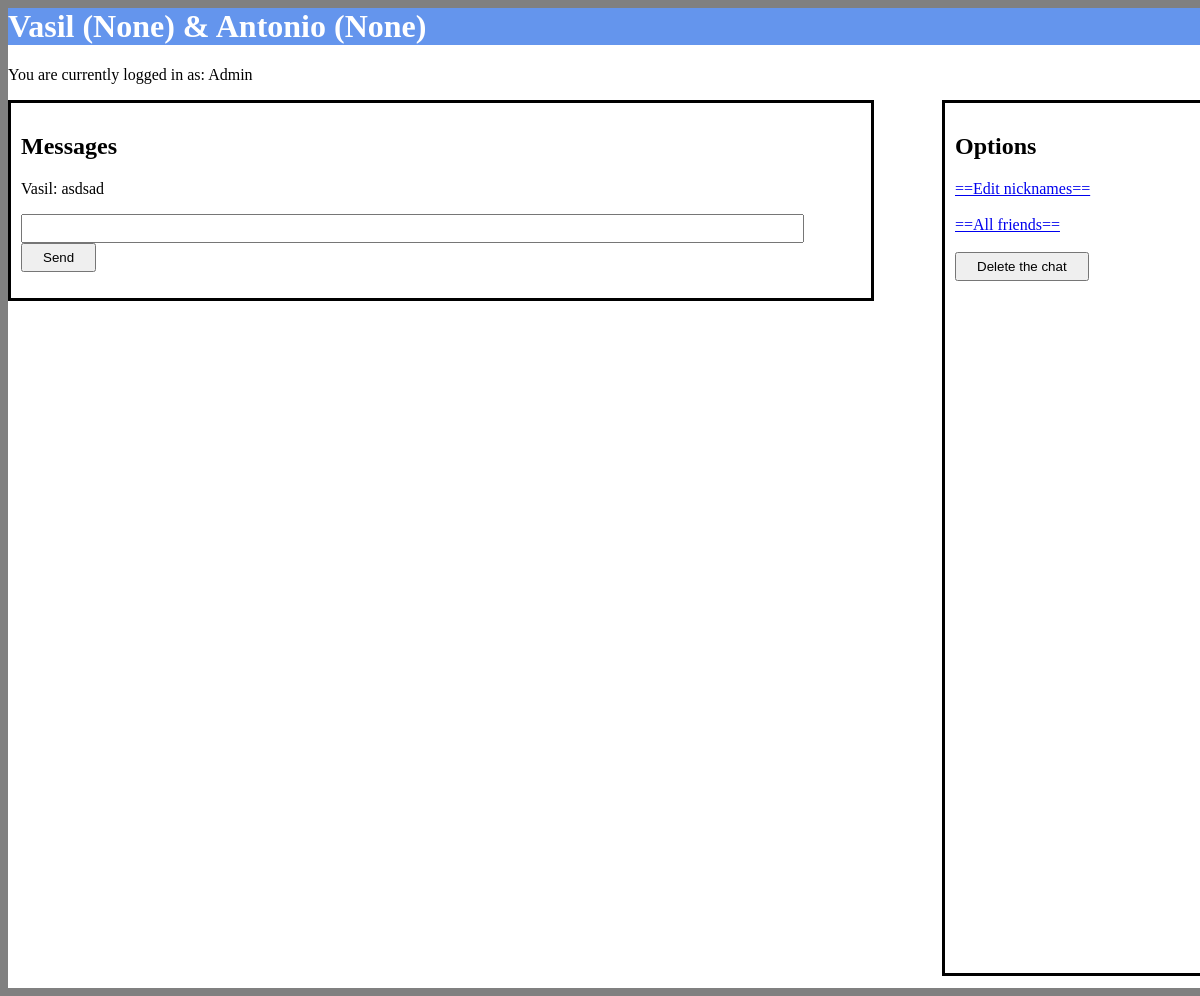
The app's page /friends/2, older data.
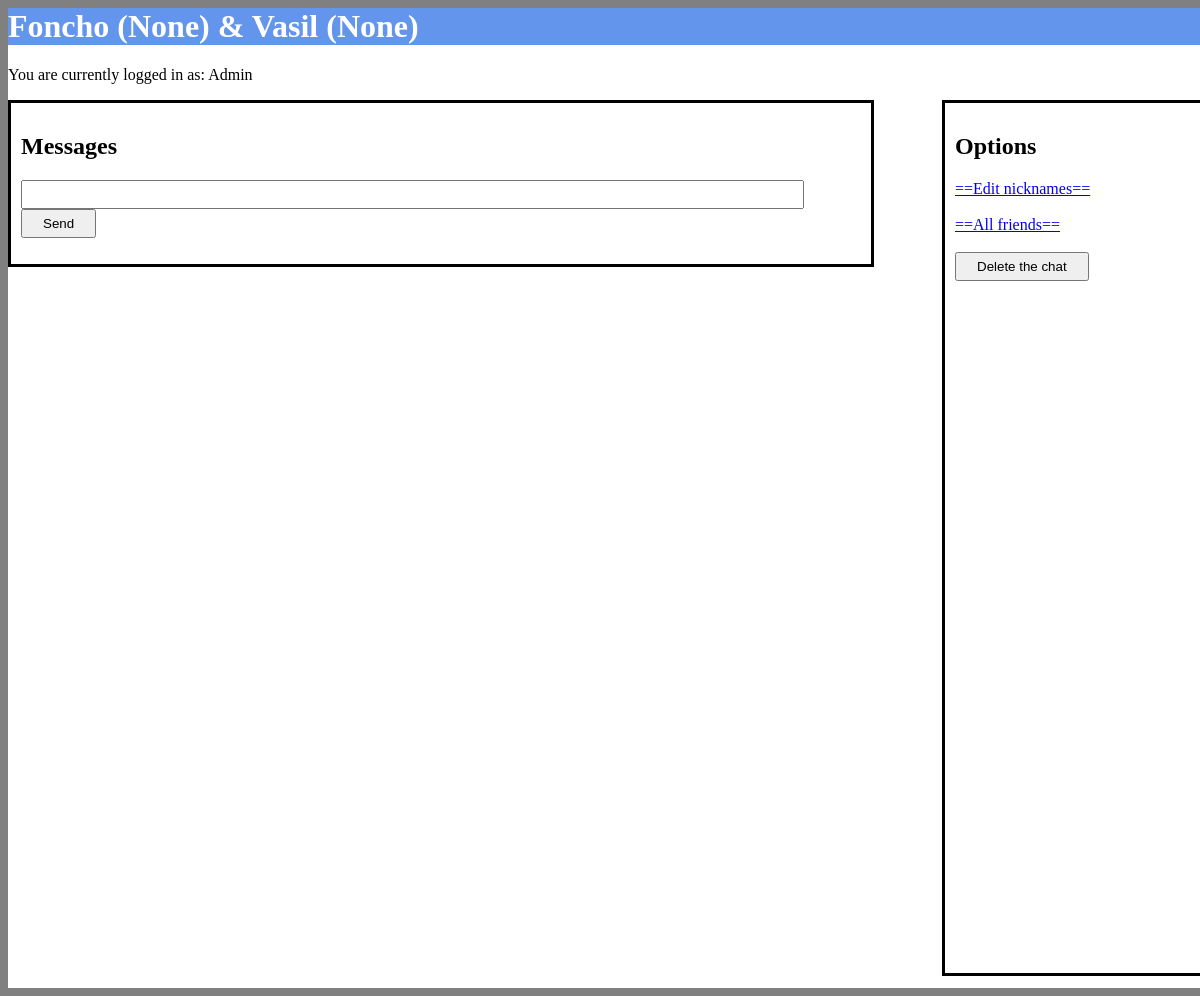
The same page, newer data.
### tables this page shows
CREATE TABLE Friendships
    (
        friendship_id INTEGER PRIMARY KEY AUTOINCREMENT,
        sender_name TEXT,
        friend_name TEXT,
        nickname_1 TEXT,
        nickname_2 TEXT
    );

CREATE TABLE Messages
    (
        message_id INTEGER PRIMARY KEY AUTOINCREMENT,
        friendship_id INTEGER,
        sent_by_id TEXT,
        content TEXT
    );

### app.py (the view)
@app.route('/friends/<int:friendship_id>')
def show_chat(friendship_id):
    friendship = Friendship.find(friendship_id)
    return render_template('friend.html', messages=Message.all_with(friendship.friendship_id), friendship=friendship, my_name=my_name)

### database.py (called while the page is built)
    def __enter__(self):
        self.conn = sqlite3.connect(DB_NAME)
        return self.conn.cursor()

    def __exit__(self, type, value, traceback):
        self.conn.commit()

### friendship.py (called while the page is built)
    @staticmethod
    def find(friendship_id):
        with DB() as db:
            row = db.execute('SELECT * FROM Friendships WHERE friendship_id = ?', (friendship_id,)).fetchone()
            if row is None:
                return
            return Friendship(*row)

### message.py (called while the page is built)
    @staticmethod
    def all_with(friendship_id):
        with DB() as db:
            rows = db.execute('SELECT * FROM Messages WHERE friendship_id = ?', (friendship_id,)).fetchall()
            return [Message(*row) for row in rows]

### templates/friend.html (shortened to what this page needs)
<html>
    <head>
        <link rel="stylesheet" type="text/css" href="{{ url_for('static', filename='friend.css') }}">
    </head>
    <body>
        <div id="container">
            <div id="header">
                <h1>{{ friendship.sender_name }} ({{ friendship.nickname_1 }}) & {{ friendship.friend_name }} ({{ friendship.nickname_2 }})</h1>
            </div>
            <p>You are currently logged in as: {{my_name}}</p>
            <div id="mess">
                <div id="messages">
                    <h2>Messages</h2>
                    {% for message in messages %}
                    <p>{{ message.sent_by_id }}: {{message.content}}</p>
                    {% endfor %}
                    <div id="send">
                        <form action=/message/new method="post">
                            <input type="text" name="message">
                            <button type="submit">Send</button>
                        </form>
                    </div>
                </div>
                <div id="options">
                    <h2>Options</h2>
                    <a href="/friends/{{ friendship.friendship_id }}/edit">==Edit nicknames==</a><br><br>
                    <a href="/friends">==All friends==</a><br><br>
                    <form action="/friends/{{friendship.friendship_id}}/delete" method="post">
                        <button type="submit">Delete the chat</button><br><br>
                        <br><br><br><br><br><br><br><br><br><br><br><br><br><br><br><br><br><br><br><br><br><br><br><br><br><br><br><br><br><br><br><br><br><br><br><br>
                    </form>
                </div>
            </div>
        </div>
    </body>
</html>

Row changes from the older to the newer data that the page shows:
removed Messages: sent_by_id "Vasil", content "asdsad"
changed Friendships "Vasil": sender_name "Vasil" → "Foncho"; friend_name "Antonio" → "Vasil"
